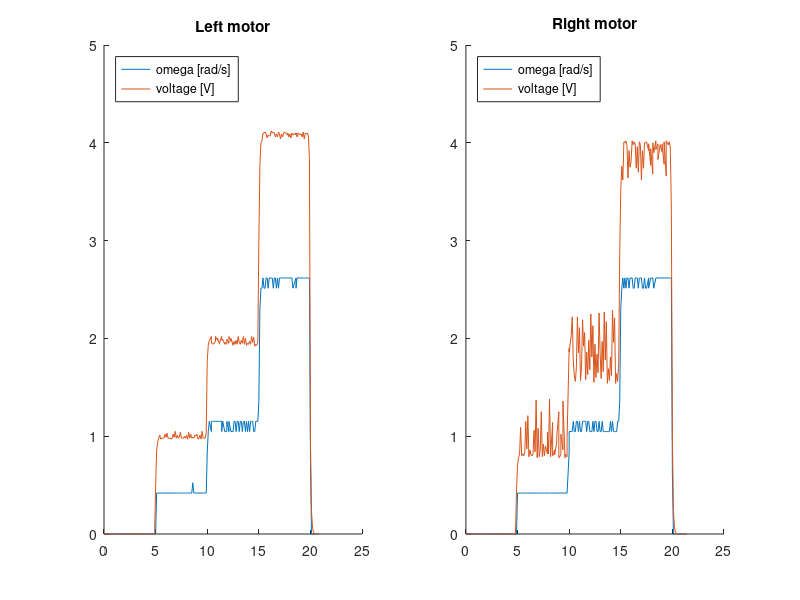
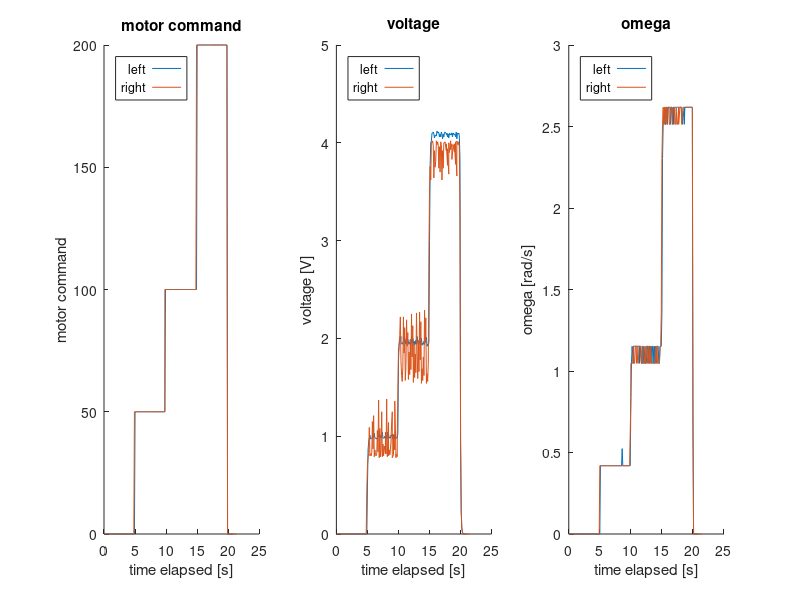
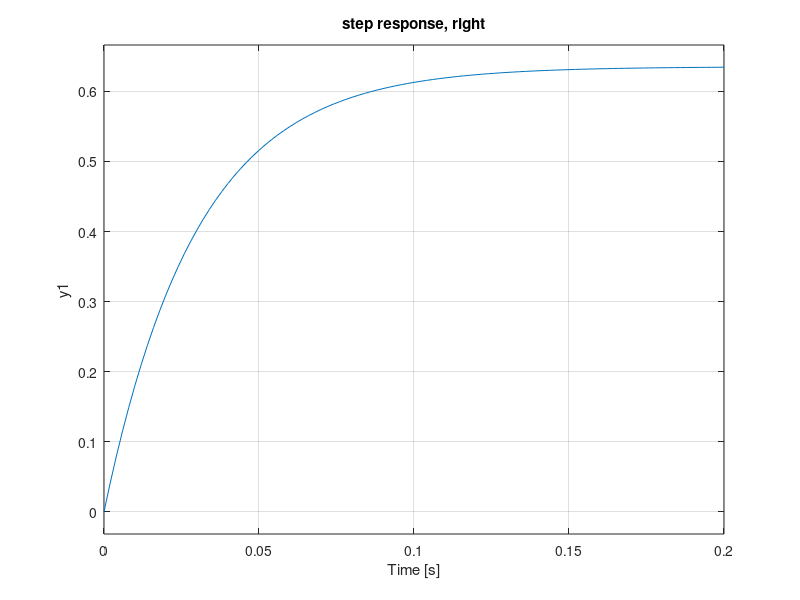
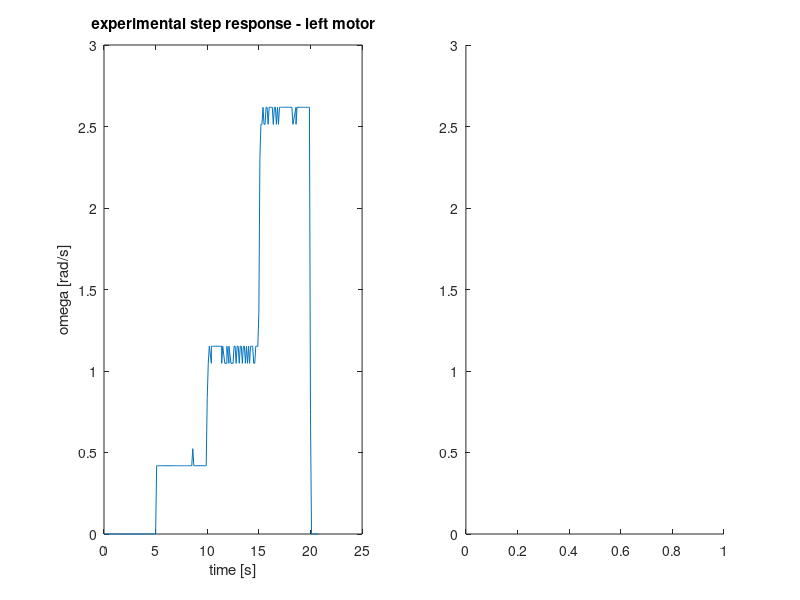

Here is the MATLAB script that generated these plots, in order: (Note: this script raises an error after producing the figures.)
clearvars
clc
close all

%%%%%%%%%%%%%%%%%%%%%%%%%%%%%%%%%%%%%%%%%%%%%%%%%%%%%
%% TEST 99 data 
% time, elapsed, command, rpm, adc, voltage, volt (DF)
%   1      2        3      4    5      6         7

%% get left motor data
L_99 = xlsread('2022-04-19_L_motor_test_99.csv'); 
L_cmd     = L_99(:,3);
L_t_end   = L_99(end,2);
L_elap    = L_99(:,2);
L_voltage = L_99(:,6);
L_rpm     = L_99(:,4);
L_omega   = L_rpm*0.10472;

% get right motor data
R_99 = xlsread('2022-04-19_R_motor_test_99.csv');
R_cmd     = R_99(:,3);
R_t_end   = R_99(end,2);
R_elap    = R_99(:,2);
R_voltage = R_99(:,6);
R_rpm     = R_99(:,4);
R_omega   = R_rpm*0.10472;

%% plot left motor data
figure
subplot(1,2,1)
hold on
plot(L_elap,L_omega);
plot(L_elap,L_voltage);
title('Left motor');
legend('omega [rad/s]','voltage [V]','Location','NorthWest');

% plot right motor
subplot(1,2,2)
hold on
plot(R_elap,R_omega);
plot(R_elap,R_voltage);
title('Right motor');
legend('omega [rad/s]','voltage [V]','Location','NorthWest');

%% plot cmd, voltages and omega
figure
subplot(1,3,1)
hold on
plot(L_elap,L_cmd);
plot(R_elap,R_cmd);
title('motor command');
xlabel('time elapsed [s]')
ylabel('motor command')
legend('left','right','Location','NorthWest');
subplot(1,3,2)
hold on
plot(L_elap,L_voltage);
plot(R_elap,R_voltage);
title('voltage');
xlabel('time elapsed [s]')
ylabel('voltage [V]')
legend('left','right','Location','NorthWest');
subplot(1,3,3)
hold on
plot(L_elap,L_omega);
plot(R_elap,R_omega);
title('omega');
xlabel('time elapsed [s]')
ylabel('omega [rad/s]')
legend('left','right','Location','NorthWest');

%% system id, voltage/omega
% results from system id:
% tf from voltage to rad/s
tf_L = tf(1.795e07, [1, 2.943e07])
tf_R = tf(21.25, [1, 33.45])

% step responses (step=1)
figure
subplot(1,2,1)
hold on
step(tf_L)
title('step response, left')
subplot(1,2,2)
step(tf_R)
title('step response, right')

%% volt/omega model comparison - left
figure
subplot(1,2,1)
plot(L_elap,L_omega)
ylim([0 3])
ylabel('omega [rad/s]')
xlabel('time [s]')
title('experimental step response - left motor')
subplot(1,2,2)
ylim([0 3])
hold on
opt = stepDataOptions('StepAmplitude',1);
[L_s1, L_t] = step(tf_L,opt);
plot(L_t, L_s1)
opt = stepDataOptions('StepAmplitude',2);
[L_s2, L_t] = step(tf_L,opt);
plot(L_t, L_s2)
opt = stepDataOptions('StepAmplitude',4);
[L_s4, L_t] = step(tf_L,opt);
plot(L_t, L_s4)
ylabel('omega [rad/s]')
xlabel('time [s]')
title('model step response - left motor')


% model comparison - right
figure
subplot(1,2,1)
plot(R_elap,R_omega)
ylim([0 3])
ylabel('omega [rad/s]')
xlabel('time [s]')
title('experimental step response - right motor')
subplot(1,2,2)
ylim([0 3])
hold on
opt = stepDataOptions('StepAmplitude',1);
[R_s1, R_t] = step(tf_R,opt);
plot(R_t, R_s1)
opt = stepDataOptions('StepAmplitude',2);
[R_s2, R_t] = step(tf_R,opt);
plot(R_t, R_s2)
opt = stepDataOptions('StepAmplitude',4);
[R_s4, R_t] = step(tf_R,opt);
plot(R_t, R_s4)
ylabel('omega [rad/s]')
xlabel('time [s]')
title('model step response - right motor')

%% system id - cmd/omega (1p/0z)
tf_L_cmd = tf(0.166, [1 13.35]);
tf_R_cmd = tf(0.1777, [1 14.39]);

figure
title('hi')
subplot(1,2,1)
opt = stepDataOptions('StepAmplitude',50);
step(tf_L_cmd,opt)
title('step L, amp=50 (cmd/omega)')
subplot(1,2,2)
opt = stepDataOptions('StepAmplitude',50);
step(tf_R_cmd,opt)
title('step R, amp=50 (cmd/omega)')

%% model comparison (cmd/omega) (1p/0z)
figure
% LEFT MOTOR 
subplot(1,2,1)
hold on
plot(L_elap,L_omega)            % plot experimental
                                % generate and plot model
opt = stepDataOptions('StepAmplitude',50);
[L_s1, L_t] = step(tf_L_cmd,25,opt);
plot(L_t+5, L_s1)
opt = stepDataOptions('StepAmplitude',100);
[L_s2, L_t] = step(tf_L_cmd,25,opt);
plot(L_t+10, L_s2)
opt = stepDataOptions('StepAmplitude',200);
[L_s4, L_t] = step(tf_L_cmd,25,opt);
plot(L_t+15, L_s4)
                                % labels
ylabel('omega [rad/s]')
xlabel('time [s]')
ylim([0 3])
xlim([0 25])
title('cmd/omega model comparison, left motor')
legend('experimental','model, amp=50','model, amp=100','model, amp=200','Location','NorthWest')

% RIGHT MOTOR
subplot(1,2,2)
hold on
plot(R_elap,R_omega)            % plot experimental
                                % generate and plot model
opt = stepDataOptions('StepAmplitude',50);
[R_s1, R_t] = step(tf_R_cmd,25,opt);
plot(R_t+5, R_s1)
opt = stepDataOptions('StepAmplitude',100);
[R_s2, R_t] = step(tf_R_cmd,25,opt);
plot(R_t+10, R_s2)
opt = stepDataOptions('StepAmplitude',200);
[R_s4, R_t] = step(tf_R_cmd,25,opt);
plot(R_t+15, R_s4)
                                % labels
ylabel('omega [rad/s]')
xlabel('time [s]')
ylim([0 3])
xlim([0 25])
title('cmd/omega model comparison, right motor')
legend('experimental','model, amp=50','model, amp=100','model, amp=200','Location','NorthWest')

%%%%%%%%%%%%%%%%%%%%%%%%%%%%%%%%%%%%%%%%%%%%%%%%%%%%%%%%%%%%%%%%%%%%%%%%%%%


%% TEST 03 %%
%% get motor data
clc
close all
clearvars
% Time elapsed [s], Command Value, omega [rad/s], ADC, Motor Voltage (LPF) [V], Motor Voltage (Filtered LPF) [V]
%       1                 2             3          4              5                      6
L_03 = xlsread('2022-05-04_L_motor_test_03.csv'); 
L_cmd     = L_03(:,2);
L_t_start = L_03(1,1);
L_t_end   = L_03(end,1);
L_elap    = L_03(:,1);
L_ts      = L_elap(2) - L_elap(1);
L_voltage = L_03(:,5);
L_omega   = L_03(:,3);

% get right motor data
R_03 = xlsread('2022-05-04_R_motor_test_03.csv');
R_cmd     = R_03(:,2);
R_t_start = R_03(1,1);
R_t_end   = R_03(end,1);
R_elap    = R_03(:,1);
R_ts      = R_elap(2) - R_elap(1);
R_voltage = R_03(:,5);
R_omega   = R_03(:,3);

%% plot motor data (omega and voltage)
figure
subplot(1,2,1)
hold on
plot(L_elap,L_omega);
plot(L_elap,L_voltage);
title('Left motor');
legend('omega [rad/s]','voltage [V]','Location','NorthWest');

% plot right motor
subplot(1,2,2)
hold on
plot(R_elap,R_omega);
plot(R_elap,R_voltage);
title('Right motor');
legend('omega [rad/s]','voltage [V]','Location','NorthWest');

%% plot cmd, voltages and omega
figure
subplot(1,3,1)
hold on
plot(L_elap,L_cmd);
plot(R_elap,R_cmd);
title('motor command');
xlabel('time elapsed [s]')
ylabel('motor command')
legend('left','right','Location','NorthWest');
subplot(1,3,2)
hold on
plot(L_elap,L_voltage);
plot(R_elap,R_voltage);
title('voltage');
xlabel('time elapsed [s]')
ylabel('voltage [V]')
legend('left','right','Location','NorthWest');
subplot(1,3,3)
hold on
plot(L_elap,L_omega);
plot(R_elap,R_omega);
title('omega');
xlabel('time elapsed [s]')
ylabel('omega [rad/s]')
legend('left','right','Location','NorthWest');

%% system id - cmd/omega (1p/0z)
tf_L_cmd = tf(2.411, [1 19.81]);
tf_R_cmd = tf(2.431, [1 20.1]);

figure
subplot(1,2,1)
opt = stepDataOptions('StepAmplitude',50);
step(tf_L_cmd,opt)
title('step L, amp=50 (cmd/omega)')
subplot(1,2,2)
opt = stepDataOptions('StepAmplitude',50);
step(tf_R_cmd,opt)
title('step R, amp=50 (cmd/omega)')

%% model comparison (cmd/omega) (1p/0z)
figure
% LEFT MOTOR 
subplot(1,2,1)
hold on
plot(L_elap,L_omega)            % plot experimental
                                % generate and plot model
opt = stepDataOptions('StepAmplitude',50);
[L_s1, L_t] = step(tf_L_cmd,25,opt);
plot(L_t+3, L_s1)
opt = stepDataOptions('StepAmplitude',100);
[L_s2, L_t] = step(tf_L_cmd,25,opt);
plot(L_t+6, L_s2)
opt = stepDataOptions('StepAmplitude',200);
[L_s4, L_t] = step(tf_L_cmd,25,opt);
plot(L_t+9, L_s4)
                                % labels
ylabel('omega [rad/s]')
xlabel('time [s]')
ylim([0 30])
xlim([0 12])
title('cmd/omega model comparison, left motor')
legend('experimental','model, amp=50','model, amp=100','model, amp=200','Location','NorthWest')

% RIGHT MOTOR
subplot(1,2,2)
hold on
plot(R_elap,R_omega)            % plot experimental
                                % generate and plot model
opt = stepDataOptions('StepAmplitude',50);
[R_s1, R_t] = step(tf_R_cmd,25,opt);
plot(R_t+3, R_s1)
opt = stepDataOptions('StepAmplitude',100);
[R_s2, R_t] = step(tf_R_cmd,25,opt);
plot(R_t+6, R_s2)
opt = stepDataOptions('StepAmplitude',200);
[R_s4, R_t] = step(tf_R_cmd,25,opt);
plot(R_t+9, R_s4)
                                % labels
ylabel('omega [rad/s]')
xlabel('time [s]')
ylim([0 30])
xlim([0 12])
title('cmd/omega model comparison, right motor')
legend('experimental','model, amp=50','model, amp=100','model, amp=200','Location','NorthWest')

%%%%%%%%%%%%%%%%%%%%%%%%%%%%%%%%%%%%%%%%%%%%%%%%%%%%%%%%%%%%%%%%%%%%%%%%%%%

%% TEST 05 %%
%% get motor data
clc
% close all
clearvars
% Time elapsed [s], Command Value, omega [rad/s], ADC, Motor Voltage (LPF) [V], Motor Voltage (Filtered LPF) [V]
%       1                 2             3          4              5                      6
L_05 = xlsread('2022-10-11_L_motor_test_05.csv'); 
L_cmd     = L_05(:,2);
L_t_start = L_05(1,1);
L_t_end   = L_05(end,1);
L_elap    = L_05(:,1);
L_ts      = L_elap(2) - L_elap(1);
L_voltage = L_05(:,5);
L_omega   = L_05(:,3);

% get right motor data
R_05 = xlsread('2022-10-11_R_motor_test_05.csv');
R_cmd     = R_05(:,2);
R_t_start = R_05(1,1);
R_t_end   = R_05(end,1);
R_elap    = R_05(:,1);
R_ts      = R_elap(2) - R_elap(1);
R_voltage = R_05(:,5);
R_omega   = R_05(:,3);

%% plot motor data (omega and voltage)
figure
subplot(1,2,1)
hold on
plot(L_elap,L_omega);
plot(L_elap,L_voltage);
title('Left motor');
legend('omega [rad/s]','voltage [V]','Location','NorthWest');

% plot right motor
subplot(1,2,2)
hold on
plot(R_elap,R_omega);
plot(R_elap,R_voltage);
title('Right motor');
legend('omega [rad/s]','voltage [V]','Location','NorthWest');

%% plot cmd, voltages and omega
figure
subplot(1,3,1)
hold on
plot(L_elap,L_cmd);
plot(R_elap,R_cmd);
title('motor command');
xlabel('time elapsed [s]')
ylabel('motor command')
legend('left','right','Location','NorthWest');
subplot(1,3,2)
hold on
plot(L_elap,L_voltage);
plot(R_elap,R_voltage);
title('voltage');
xlabel('time elapsed [s]')
ylabel('voltage [V]')
legend('left','right','Location','NorthWest');
subplot(1,3,3)
hold on
plot(L_elap,L_omega);
plot(R_elap,R_omega);
title('omega');
xlabel('time elapsed [s]')
ylabel('omega [rad/s]')
legend('left','right','Location','NorthWest');

%% system id - cmd/omega (1p/0z)
tf_L_cmd = tf(1.809, [1 16.17]);
tf_R_cmd = tf(2.048, [1 18.15]);

figure
subplot(1,2,1)
opt = stepDataOptions('StepAmplitude',50);
step(tf_L_cmd,opt)
title('step L, amp=50 (cmd/omega)')
subplot(1,2,2)
opt = stepDataOptions('StepAmplitude',50);
step(tf_R_cmd,opt)
title('step R, amp=50 (cmd/omega)')

%% model comparison (cmd/omega) (1p/0z)
figure
% LEFT MOTOR 
subplot(1,2,1)
hold on
plot(L_elap,L_omega)            % plot experimental
                                % generate and plot model
opt = stepDataOptions('StepAmplitude',50);
[L_s1, L_t] = step(tf_L_cmd,25,opt);
plot(L_t+3, L_s1)
opt = stepDataOptions('StepAmplitude',100);
[L_s2, L_t] = step(tf_L_cmd,25,opt);
plot(L_t+6, L_s2)
opt = stepDataOptions('StepAmplitude',200);
[L_s4, L_t] = step(tf_L_cmd,25,opt);
plot(L_t+9, L_s4)
                                % labels
ylabel('omega [rad/s]')
xlabel('time [s]')
ylim([0 30])
xlim([0 12])
title('cmd/omega model comparison, left motor')
legend('experimental','model, amp=50','model, amp=100','model, amp=200','Location','NorthWest')

% RIGHT MOTOR
subplot(1,2,2)
hold on
plot(R_elap,R_omega)            % plot experimental
                                % generate and plot model
opt = stepDataOptions('StepAmplitude',50);
[R_s1, R_t] = step(tf_R_cmd,25,opt);
plot(R_t+3, R_s1)
opt = stepDataOptions('StepAmplitude',100);
[R_s2, R_t] = step(tf_R_cmd,25,opt);
plot(R_t+6, R_s2)
opt = stepDataOptions('StepAmplitude',200);
[R_s4, R_t] = step(tf_R_cmd,25,opt);
plot(R_t+9, R_s4)
                                % labels
ylabel('omega [rad/s]')
xlabel('time [s]')
ylim([0 30])
xlim([0 12])
title('cmd/omega model comparison, right motor')
legend('experimental','model, amp=50','model, amp=100','model, amp=200','Location','NorthWest')

%%%%%%%%%%%%%%%%%%%%%%%%%%%%%%%%%%%%%%%%%%%%%%%%%%%%%%%%%%%%%%%%%%%%%%%%%%%


%% 
systemIdentification



